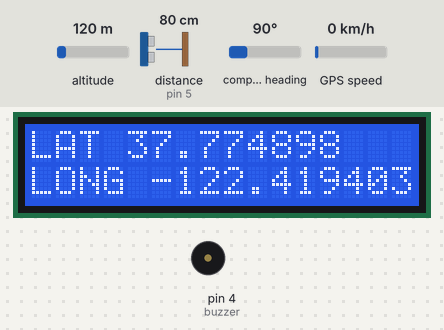
The sketch below on a simulated Arduino Uno, built with avr-gcc and run on an emulated ATmega328P. Parts: 16×2 character LCD, buzzer (waves = sounding, pin HIGH). Wiring (inferred from the names in the program): ultrasonic range finder: trigger pin 6; echo pin 5. Inputs (shaded band) come from the test bench; at power-on: distance to the obstacle (sensor on pin 5) 80 cm, altitude 120 m, compass heading 90°, GPS speed 0 km/h. The echo pulse lasts 58.3 µs per cm; the GPS gets a fix after 3 s at 37.7749, -122.4194 with 8 satellites; the modem accepts every AT command (registered, SIM ready, sends succeed) and sends nothing else; pins used as bus, display or sensor lines are not drawn; what the sketch prints to the serial monitor is not drawn.

Above: at 10.4 s.
10.5 s: distance to the obstacle (sensor on pin 5) set to 67 cm
12.0 s: distance to the obstacle (sensor on pin 5) set to 58 cm
At 12.29 s:
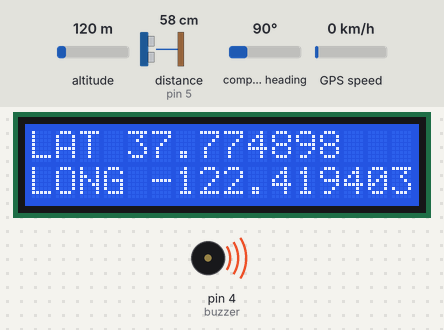
14.1 s: distance to the obstacle (sensor on pin 5) set to 250 cm
At 14.1 s:
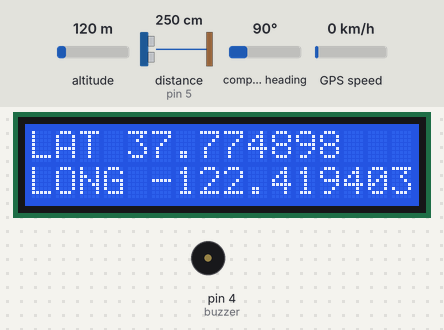
15.6 s: distance to the obstacle (sensor on pin 5) set to 2 cm
At 15.88 s:
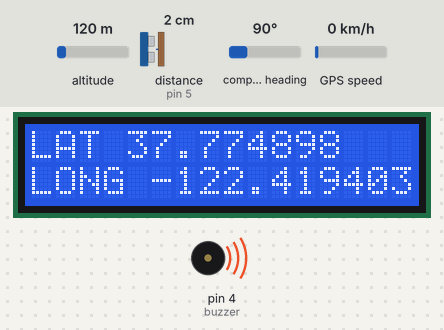
Timing chart, 0 to 18.6 s (numbered marks = the images above; inputs shaded):
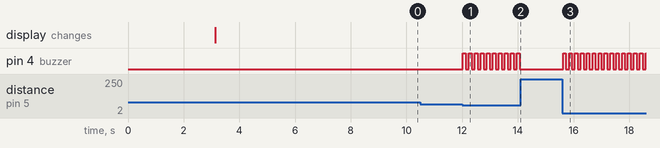

Measured:
- the behaviour switches between 62 and 61 cm on distance to the obstacle (sensor on pin 5) (found by bisection; images 0 and 1)
- after the input at 10.5 s, every drawn part: stays the same
- after the input at 12.0 s, pin 4 (buzzer): alternates HIGH for 0.10 s and LOW for 0.12 s, starting at once
- after the input at 14.1 s, pin 4 (buzzer): stops changing and stays LOW
- after the input at 15.6 s, pin 4 (buzzer): alternates HIGH for 0.10 s and LOW for 0.11 s, starting at once

The sketch:

smart_blind_stick.ino
```cpp
#include <SoftwareSerial.h>
#include <TinyGPS++.h>
#include <LiquidCrystal_I2C.h>    //If you don't have the LiquidCrystal_I2C library, download it and install it
LiquidCrystal_I2C lcd(0x27,16,2);
float lattitude,longitude; // create variable for latitude and longitude object
SoftwareSerial gpsSerial(8,9);//tx,rx
SoftwareSerial gsmm(2,3);//tx,rx
TinyGPSPlus gps;// create gps object
int trigpin = 6;
int echopin = 5;
int buzzer = 4;
void setup(){
Serial.begin(9600);
  pinMode(buzzer, OUTPUT);
  pinMode(trigpin, OUTPUT);
  pinMode(echopin, INPUT);
Serial.begin(9600);
  lcd.init();
  lcd.backlight();// connect serial
//lcd.begin(16, 2);
gpsSerial.begin(9600);
gpsSerial.listen();
 textgps();
 gsmm.begin(9600);
  gsmm.print("\r");
  delay(1000);
  gsmm.print("AT+CMGF=1\r");
  delay(1000);
  /*Replace XXXXXXXXXX to 10 digit mobile number &  ZZ to 2 digit country code*/
  gsmm.print("AT+CMGS=\"+919324498843\"\r");
  delay(1000);
  //The text of the message to be sent.
  //gsmm.print(lattitude,longitude);
// gsmm.print(lattitude);
//  gsmm.print(longitude);
  gsmm.print(" i need your help https://www.google.com/maps/place/");
      gsmm.print(lattitude, 6);
      gsmm.print(",");
      gsmm.print(longitude, 6);

  delay(1000);
  gsmm.write(0x1A);
  delay(1000);
// connect gps sensor


}
void loop() {


 long duration, distance;
  digitalWrite(trigpin,HIGH);
  delayMicroseconds(1000);
  digitalWrite(trigpin,LOW);
  duration=pulseIn(echopin,HIGH);
  distance= (duration/2)/29.1;
  Serial.print(distance);
  Serial.println("CM");
  delay(10);

  if((distance<=60))
  {
 digitalWrite(buzzer,HIGH);
  delay(100);
  digitalWrite(buzzer,LOW);
  delay(100);
  }
}
void textgps()
{

    while(1)
  {
   while (gpsSerial.available() > 0)
   { gps.encode(gpsSerial.read()); }

      if (gps.location.isUpdated())
      {
       Serial.print("LAT=");  Serial.println(gps.location.lat(), 6);
       Serial.print("LONG="); Serial.println(gps.location.lng(), 6);
       lattitude=gps.location.lat();
       longitude=gps.location.lng();
      break;
      }


}

 Serial.print("LATTITUDE="); Serial.println(lattitude,6);
 Serial.print("LONGITUDE="); Serial.println(longitude,6);
 lcd.print("LAT ");lcd.print(lattitude,6);
 lcd.setCursor(0, 1);
 lcd.print("LONG ");lcd.print(longitude,6);
 delay(1000);
// lcd.clear();
}
```
